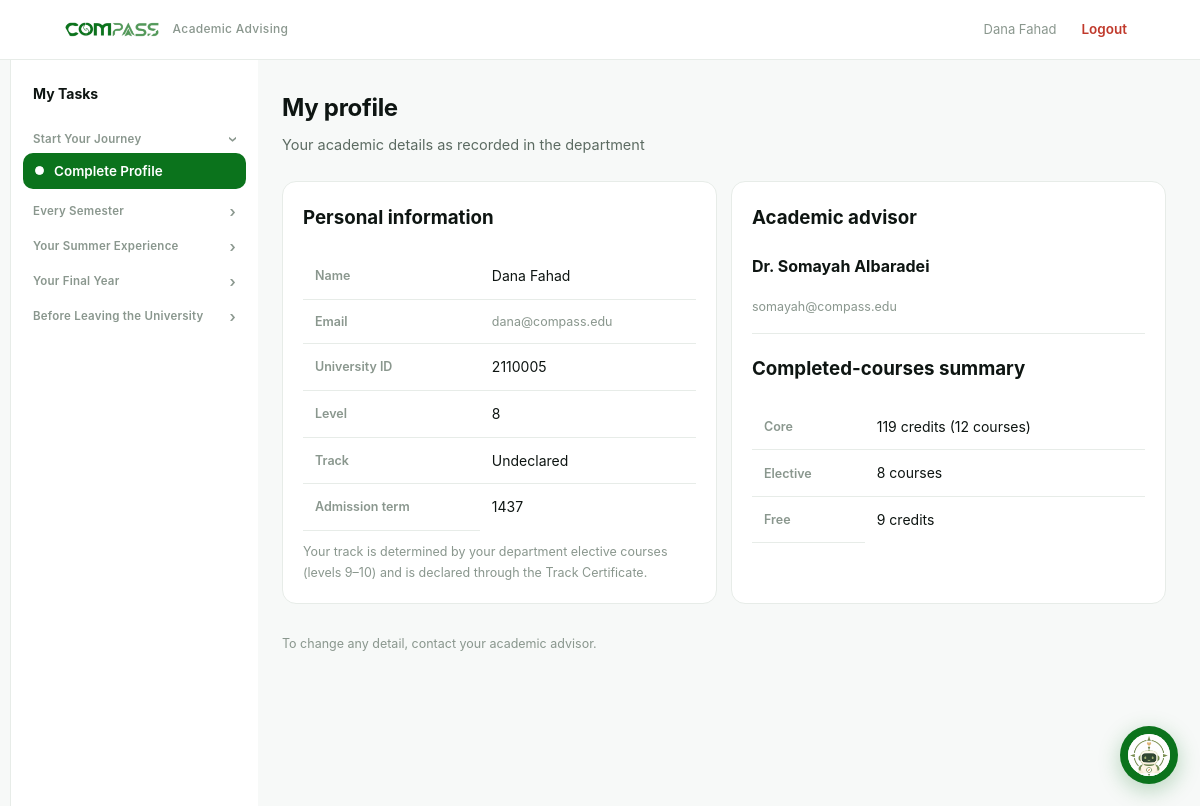
The page /student/profile (signed in) on the database its author committed.
### tables this page shows
CREATE TABLE users (
    id            INTEGER PRIMARY KEY AUTOINCREMENT,
    name          TEXT NOT NULL,
    email         TEXT NOT NULL UNIQUE,
    password_hash TEXT NOT NULL,
    role          TEXT NOT NULL CHECK(role IN ('student','advisor','admin'))
);

CREATE TABLE students (
    id                INTEGER PRIMARY KEY AUTOINCREMENT,
    user_id           INTEGER NOT NULL UNIQUE REFERENCES users(id),
    university_id     TEXT NOT NULL UNIQUE,
    level             INTEGER NOT NULL,
    track             TEXT,
    advisor_id        INTEGER REFERENCES users(id),
    admission_semester TEXT
);

### app.py (the view)
@app.route("/student/profile")
@login_required("student")
def student_profile():
    db = get_db()
    st = get_student(session["uid"])
    advisor = db.execute("SELECT name, email FROM users WHERE id=?", (st["advisor_id"],)).fetchone()
    completed = db.execute(
        "SELECT type, COUNT(*) n, SUM(credits) cr FROM completed_courses WHERE student_id=? GROUP BY type",
        (st["id"],),
    ).fetchall()
    done = {r["type"]: {"n": r["n"], "cr": r["cr"]} for r in completed}
    return render_template("student_profile.html", st=st, advisor=advisor,
                           user=current_user(), done=done)

### app.py (called while the page is built)
@app.context_processor
def inject_student_nav():
    active = ENDPOINT_TO_TASK.get(request.endpoint)
    if request.endpoint == "student_task":
        active = request.view_args.get("key")
    if request.endpoint == "student_override":  # waiver shares the merged sidebar item
        active = "schedule_waiver"
    return {"student_tasks": STUDENT_TASKS, "active_task": active}

def current_user():
    uid = session.get("uid")
    if not uid:
        return None
    return get_db().execute("SELECT * FROM users WHERE id=?", (uid,)).fetchone()

@app.context_processor
def inject_user():
    return {"user": current_user()}

def login_required(role=None):
    def deco(view):
        @functools.wraps(view)
        def wrapped(*args, **kwargs):
            u = current_user()
            if not u:
                return redirect(url_for("login"))
            if role and u["role"] != role:
                abort(403)
            return view(*args, **kwargs)
        return wrapped
    return deco

def get_student(user_id):
    return get_db().execute("SELECT * FROM students WHERE user_id=?", (user_id,)).fetchone()

### db.py (called while the page is built)
def get_db():
    conn = sqlite3.connect(DB_PATH)
    conn.row_factory = sqlite3.Row
    conn.execute("PRAGMA foreign_keys = ON")
    return conn

### templates/student_profile.html (shortened to what this page needs)
{% extends "base.html" %}
{% block student_content %}
<h1 class="page-title">My profile</h1>
<p class="page-sub">Your academic details as recorded in the department</p>
<div class="grid cols-2">
  <div class="card">
    <h3 style="margin-top:0">Personal information</h3>
    <table>
      <tr><th style="width:45%">Name</th><td>{{ user['name'] }}</td></tr>
      <tr><th>Email</th><td class="mini">{{ user['email'] }}</td></tr>
      <tr><th>University ID</th><td>{{ st['university_id'] }}</td></tr>
      <tr><th>Level</th><td>{{ st['level'] }}</td></tr>
      <tr><th>Track</th><td>{{ st['track'] or 'Undeclared' }}</td></tr>
      <tr><th>Admission term</th><td>{{ st['admission_semester'] }}</td></tr>
    </table>
    {% if not st['track'] %}<p class="mini" style="margin:10px 0 0">Your track is determined by your department elective courses (levels 9–10) and is declared through the Track Certificate.</p>{% endif %}
  </div>
  <div class="card">
    <h3 style="margin-top:0">Academic advisor</h3>
    <p><strong>{{ advisor['name'] if advisor else '—' }}</strong></p>
    <p class="mini">{{ advisor['email'] if advisor else '' }}</p>
    <hr style="border:none;border-top:1px solid var(--line);margin:16px 0">
    <h3>Completed-courses summary</h3>
    <table>
      <tr><th>Core</th><td>{{ done.get('core',{}).get('cr',0) }} credits ({{ done.get('core',{}).get('n',0) }} courses)</td></tr>
      <tr><th>Elective</th><td>{{ done.get('elective',{}).get('n',0) }} courses</td></tr>
      <tr><th>Free</th><td>{{ done.get('free',{}).get('cr',0) }} credits</td></tr>
    </table>
  </div>
</div>
<p class="mini">To change any detail, contact your academic advisor.</p>
{% endblock %}

### templates/base.html (shortened to what this page needs)
<!doctype html>
<html lang="en">
<head>
  <link rel="stylesheet" href="{{ url_for('static', filename='styles.css') }}?v=10">
</head>
<body>
  {% if user %}
  <header class="topbar">
    <div class="topbar-inner">
      <a class="brand" href="{{ url_for('about') }}">
        <img src="{{ url_for('static', filename='logo.png') }}" alt="COMPASS">
        <span class="sub">Academic Advising</span>
      </a>
      <nav class="nav">
        {% set ep = request.endpoint %}
        <span class="who">{{ user['name'] }}</span>
        <a href="{{ url_for('logout') }}" class="logout">Logout</a>
      </nav>
    </div>
  </header>
  {% endif %}
  {% if user and user['role'] == 'student' %}
  <div class="shell">
    <aside class="sidebar">
      <div class="sidebar-title">My Tasks</div>
      {% for sec in student_tasks %}
        {% set sec_open = active_task in (sec['items'] | map(attribute='key') | list) %}
        <div class="side-group {{ 'open' if sec_open }}">
          <button type="button" class="side-section" onclick="this.parentElement.classList.toggle('open')">
            <span>{{ sec['section'] }}</span><span class="chev">›</span>
          </button>
          <div class="side-items">
            {% for it in sec['items'] %}
              {% set href = url_for(it['endpoint']) if it['endpoint'] else url_for('student_task', key=it['key']) %}
              <a class="side-link {{ 'active' if active_task == it['key'] }}" href="{{ href }}">
                <span class="lbl">{{ it['label'] }}</span>
              </a>
            {% endfor %}
          </div>
        </div>
      {% endfor %}
    </aside>
    <main class="content">
      {% block student_content %}{% endblock %}
    </main>
  </div>
  {% endif %}
  {% include '_bot.html' %}
</body>
</html>

### static/styles.css (style rules this page uses)
:root { --ink:#0e1512; --muted:#5c6b62; --faint:#8a978e; --line:#e7ece8; --bg:#f7f9f8; --white:#ffffff; --panel:#f2f6f3; --accent:#0b731c; --accent-2:#159a2b; --accent-soft:#eaf6ec; --blue:#2c5aa0; --blue-bg:#eef2fb; --purple:#6b3fa0; --purple-bg:#f4eefb; --amber:#8a6d1a; --amber-bg:#f7f0dd; --danger:#c0392b; --danger-bg:#fdecea; --radius:14px; --mono:"SF Mono",ui-monospace,"JetBrains Mono",Menlo,monospace; }
* { box-sizing:border-box }
html,body { margin:0;padding:0 }
body { font-family:"Inter","Segoe UI",Tahoma,-apple-system,Arial,sans-serif; background:var(--bg);color:var(--ink);line-height:1.7;direction:ltr; -webkit-font-smoothing:antialiased; }
a { color:var(--accent);text-decoration:none }
.topbar { background:rgba(255,255,255,.92);backdrop-filter:blur(8px); border-bottom:1px solid var(--line);position:sticky;top:0;z-index:20 }
.topbar-inner { max-width:1120px;margin:0 auto;padding:11px 20px; display:flex;align-items:center;gap:16px;flex-wrap:wrap }
.brand { display:flex;align-items:center;gap:9px;font-weight:700;letter-spacing:.3px }
.brand img { height:22px }
.brand .sub { font-size:12px;color:var(--faint);font-weight:500 }
.nav { display:flex;gap:2px;flex-wrap:wrap;margin-inline-start:auto;align-items:center }
.nav a { padding:7px 13px;border-radius:9px;font-size:13.5px;font-weight:600;color:var(--muted) }
.nav .who { font-size:13px;color:var(--faint);padding:7px 10px }
.nav .logout { color:var(--danger) }
.page-title { font-size:24px;font-weight:750;letter-spacing:-.3px;margin:0 0 4px }
.page-sub { color:var(--muted);margin:0 0 24px;font-size:14.5px }
.card { background:var(--white);border:1px solid var(--line);border-radius:var(--radius); padding:20px;margin-bottom:16px }
.grid { display:grid;gap:14px }
.grid.cols-2 { grid-template-columns:repeat(2,1fr) }
table { width:100%;border-collapse:collapse;font-size:14px }
th,td { padding:11px 12px;text-align:left;border-bottom:1px solid var(--line) }
th { background:transparent;color:var(--faint);font-weight:600;font-size:12.5px; border-bottom:1px solid var(--line) }
tbody tr:last-child td { border-bottom:none }
.shell { max-width:1180px;margin:0 auto;display:flex;align-items:flex-start }
.sidebar { width:248px;flex:0 0 248px;background:var(--white); border-inline-start:1px solid var(--line);min-height:calc(100vh - 54px); padding:16px 12px;position:sticky;top:54px;align-self:stretch }
.sidebar-title { font-weight:700;font-size:14px;color:var(--ink);padding:6px 10px 12px }
.side-section { display:flex;align-items:center;justify-content:space-between;width:100%; background:none;border:none;cursor:pointer;font-family:inherit;text-align:start; font-size:11.5px;font-weight:600;color:var(--faint);padding:14px 10px 6px;letter-spacing:.02em }
.side-section .chev { font-size:15px;line-height:1;transition:transform .15s }
.side-group.open > .side-section .chev { transform:rotate(90deg) }
.side-group > .side-items { display:none }
.side-group.open > .side-items { display:block }
.side-link { display:flex;align-items:center;gap:10px;padding:9px 12px;border-radius:10px; color:var(--muted);font-size:13.5px;font-weight:600;margin-bottom:1px;line-height:1.35 }
.side-link.active { background:var(--accent);color:#fff }
.side-link::before { content:"";width:7px;height:7px;border-radius:50%; border:1.5px solid var(--faint);flex:0 0 auto }
.side-link.active::before { background:#fff;border-color:#fff }
.side-link .lbl { flex:1 }
.content { flex:1;min-width:0;padding:28px 24px 64px }
.mini { font-size:12.5px;color:var(--faint) }

### rows shown on the page
users: name "Dana Fahad", email "dana@compass.edu"
students: university_id "2110005", level "8", admission_semester "1437"
users: name "Dr. Somayah Albaradei", email "somayah@compass.edu"

### other values the page prints
{{ sec['section'] }} "Start Your Journey" "Every Semester" "Your Summer Experience" "Your Final Year" "Before Leaving the University"
{{ it['label'] }} "Complete Profile"
{{ st['track'] or 'Undeclared' }} "Undeclared"
{{ done.get('core',{}).get('cr',0) }} "119"
{{ done.get('core',{}).get('n',0) }} "12"
{{ done.get('elective',{}).get('n',0) }} "8"
{{ done.get('free',{}).get('cr',0) }} "9"
